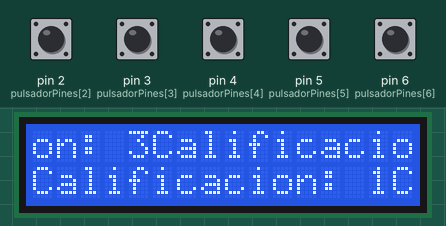
A sketch run on a simulated Arduino Uno, built with avr-gcc and run on an emulated ATmega328P. Parts: 16×2 character LCD. The test bench sets the inputs (shaded band); at power-on: pin 2 (pulsadorPines[2]), pin 3 (pulsadorPines[3]), pin 4 (pulsadorPines[4]), pin 5 (pulsadorPines[5]), pin 6 (pulsadorPines[6]) HIGH.

Above: at 1.4 s.
1.5 s: pin 3 (pulsadorPines[3]) pulled LOW for 1 s
At 1.73 s:
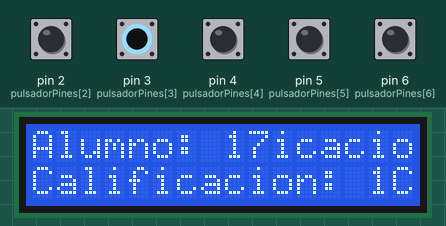
4.3 s: pin 4 (pulsadorPines[4]) pulled LOW for 1 s
At 5.18 s:
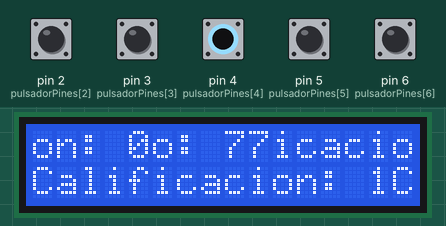
6.8 s: pin 6 (pulsadorPines[6]) pulled LOW for 0.15 s
At 7.11 s:
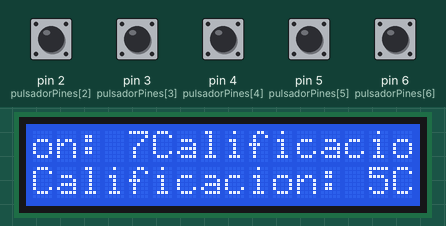
9.9 s: pin 2 (pulsadorPines[2]) pulled LOW for 0.15 s
At 10.19 s:
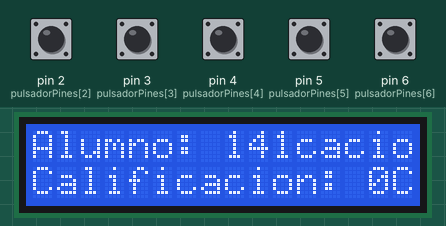
13.0 s: pin 5 (pulsadorPines[5]) pulled LOW for 0.15 s
16.1 s: pin 3 (pulsadorPines[3]) pulled LOW for 0.15 s
At 16.34 s:
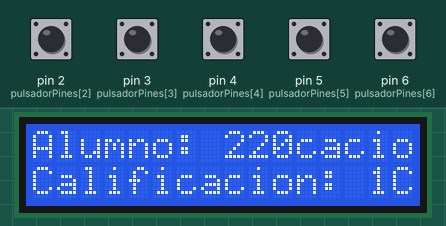
Timing chart, 0 to 19.1 s (numbered marks = the images above; inputs shaded):
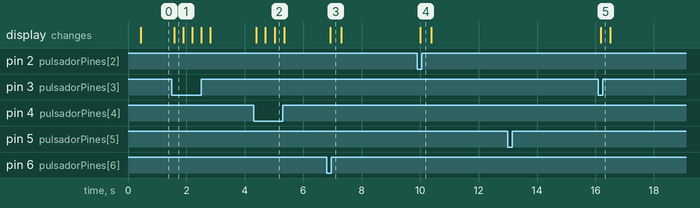

Measured:
- after the input at 1.5 s, the display: changes after 0.08 s (image 1)
- after the input at 4.3 s, the display: first changes after 0.09 s (image 2 shows a later state)
- after the input at 6.8 s, the display: changes after 0.12 s (image 3)
- after the input at 9.9 s, the display: changes after 0.11 s (image 4)
- after the input at 13.0 s, every drawn part: stays the same
- after the input at 16.1 s, the display: changes after 0.08 s (image 5)

The sketch:

arduino1.ino
```cpp
#include <Wire.h>
#include <Adafruit_LiquidCrystal.h>

//Inicializamos el controlador de la pantalla
Adafruit_LiquidCrystal lcd_1(0);
//Establecemos pines del Arduino
const int pulsadorPines[] = {0, 1, 2, 3, 4, 5, 6};
//Definimos una matriz de respuestas para claves ABCD
const bool claveA[] = {true, false, false, false, true, false, false, false, true, false};
const bool claveB[] = {false, true, false, false, false, true, false, false, false, true};
const bool claveC[] = {false, false, true, false, false, false, true, false, false, false};
const bool claveD[] = {false, false, false, true, false, false, false, true, false, false};
int cont=0; //Contador de Respuestas correctas
int alumno=1; //Contador de alumnos
//Contador de pulsos
//Iniciado en -1 para hacer match con la posicion 0 de la
//matriz de respuestas
int pulsos=-1;

void setup() {
  lcd_1.begin(16, 2);
  lcd_1.print("Proyecto ACO");
  lcd_1.setBacklight(1);  // Activa la retroiluminación
  //A continuacion un for para inicializar todos los pines
  for (int i = 0; i < 7; i++) {
    pinMode(pulsadorPines[i], INPUT_PULLUP);
  }
  lcd_1.clear();
  delay(200);
}

void loop() {
  //El siguiente codigo se ejecuta en el loop de Arduino
  lcd_1.setCursor(0, 0); //Fijando cursor
  lcd_1.print("Alumno: ");
  lcd_1.print(alumno);
  lcd_1.setCursor(0, 1);
  //Limitando pulsos a 10 pulsos por alumno
  if (pulsos<=10){
    //Los siguientes IF verifican cuando se presiona un pulsador
    //Y luego verifica que el numero de pulso coincida con la
    //respuesta correcta de la matriz
    if (digitalRead(pulsadorPines[2]) == HIGH){
      pulsos++;
      if (claveA[pulsos]==true){
        cont++; //Aumenta el contador solo cuando se cumple
        //la condicion de ser la respuesta correcta
        lcd_1.print("Calificacion: ");
        lcd_1.print(cont);
      }
    }
    if (digitalRead(pulsadorPines[3]) == HIGH){
      pulsos++;
      if (claveB[pulsos]==true){
        cont++;
        lcd_1.print("Calificacion: ");
        lcd_1.print(cont);
      }
    }
    if (digitalRead(pulsadorPines[4]) == HIGH){
      pulsos++;
      if (claveC[pulsos]==true){
        cont++;
        lcd_1.print("Calificacion: ");
        lcd_1.print(cont);
      }
    }
    if (digitalRead(pulsadorPines[5]) == HIGH){
      pulsos++;
      if (claveD[pulsos]==true){
        cont++;
        lcd_1.print("Calificacion: ");
        lcd_1.print(cont);
      }
    }
  }
  // El siguiente IF es para pasar al proximo alumno
  if (digitalRead(pulsadorPines[6]) == HIGH){
    //Primero se regresan las variables cont y pulsos a su
    //valor inicial
      cont=0;
      pulsos=-1;
      lcd_1.print("Calificacion: ");
      lcd_1.print(cont);
      alumno++; //El contador de alumno aumenta
  }
}
```
